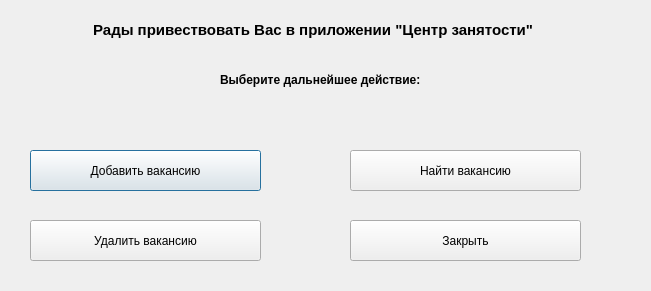
<?xml version="1.0" encoding="UTF-8"?>
<ui version="4.0">
 <class>VacancyWindow</class>
 <widget class="QDialog" name="VacancyWindow">
  <property name="geometry">
   <rect>
    <x>0</x>
    <y>0</y>
    <width>651</width>
    <height>291</height>
   </rect>
  </property>
  <property name="windowTitle">
   <string>Вакансии</string>
  </property>
  <widget class="QLabel" name="label">
   <property name="geometry">
    <rect>
     <x>10</x>
     <y>20</y>
     <width>601</width>
     <height>20</height>
    </rect>
   </property>
   <property name="font">
    <font>
     <pointsize>11</pointsize>
     <weight>75</weight>
     <bold>true</bold>
    </font>
   </property>
   <property name="text">
    <string>                    Рады привествовать Вас в приложении &quot;Центр занятости&quot;</string>
   </property>
  </widget>
  <widget class="QLabel" name="label_2">
   <property name="geometry">
    <rect>
     <x>220</x>
     <y>70</y>
     <width>221</width>
     <height>20</height>
    </rect>
   </property>
   <property name="font">
    <font>
     <pointsize>9</pointsize>
     <weight>75</weight>
     <bold>true</bold>
    </font>
   </property>
   <property name="text">
    <string>Выберите дальнейшее действие:</string>
   </property>
  </widget>
  <widget class="QPushButton" name="pushButton">
   <property name="geometry">
    <rect>
     <x>30</x>
     <y>150</y>
     <width>231</width>
     <height>41</height>
    </rect>
   </property>
   <property name="text">
    <string>Добавить вакансию</string>
   </property>
  </widget>
  <widget class="QPushButton" name="pushButton_2">
   <property name="geometry">
    <rect>
     <x>30</x>
     <y>220</y>
     <width>231</width>
     <height>41</height>
    </rect>
   </property>
   <property name="text">
    <string>Удалить вакансию</string>
   </property>
  </widget>
  <widget class="QPushButton" name="pushButton_3">
   <property name="geometry">
    <rect>
     <x>350</x>
     <y>150</y>
     <width>231</width>
     <height>41</height>
    </rect>
   </property>
   <property name="text">
    <string>Найти вакансию</string>
   </property>
  </widget>
  <widget class="QPushButton" name="pushButton_4">
   <property name="geometry">
    <rect>
     <x>350</x>
     <y>220</y>
     <width>231</width>
     <height>41</height>
    </rect>
   </property>
   <property name="text">
    <string>Закрыть</string>
   </property>
  </widget>
 </widget>
 <resources/>
 <connections/>
</ui>
